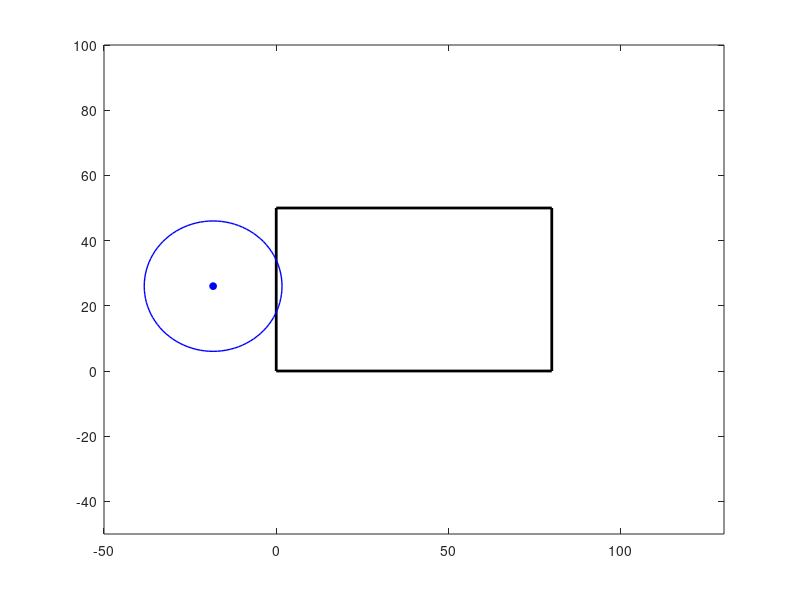

Reproduce this figure in MATLAB.
function SampleCode_V1_Elmoya
clc;clear;close all
global x_max_coverage_area x_min_coverage_area y_max_coverage_area y_min_coverage_area
global th n_radar


x_min_coverage_area = 0; % km
x_max_coverage_area = 80; % km
y_min_coverage_area = 0; % km
y_max_coverage_area = 50; % km

figure(1)
plot_area(x_min_coverage_area,x_max_coverage_area,y_min_coverage_area,y_max_coverage_area)


n_radar = 1;

r = 20;  % radar radius (km)

th = 0:pi/50:2*pi;

x1_min=x_min_coverage_area-30; % km
x1_max=x_max_coverage_area+30; % km
y1_min=y_min_coverage_area-30; % km
y1_max=y_max_coverage_area+30; % km

info = plot_radar_position_and_area(x1_min,x1_max,y1_min,y1_max,r);

xlim([-50 130])
ylim([-50 100])

end

function info = plot_radar_position_and_area(x_min,x_max,y_min,y_max,r)
global th
xc = unifrnd(x_min,x_max); % x position of circle center
yc = unifrnd(y_min,y_max); % y position of circle center
x = r * cos(th) + xc;
y = r * sin(th) + yc;

plot(x, y,'color','b','LineWidth',1);
plot(xc,yc,'o','markerfacecolor','b','markeredgecolor','b','markersize',5)

info.xc = xc;
info.yc = yc;
info.r = r;
info.x = x;
info.y = y;
end

function plot_area(x_min,x_max,y_min,y_max)
plot([x_min x_min],[y_min,y_max],'k','Linewidth',2)
hold on
plot([x_min x_max],[y_max,y_max],'k','Linewidth',2)
plot([x_max x_max],[y_max,y_min],'k','Linewidth',2)
plot([x_max x_min],[y_min,y_min],'k','Linewidth',2)
end
